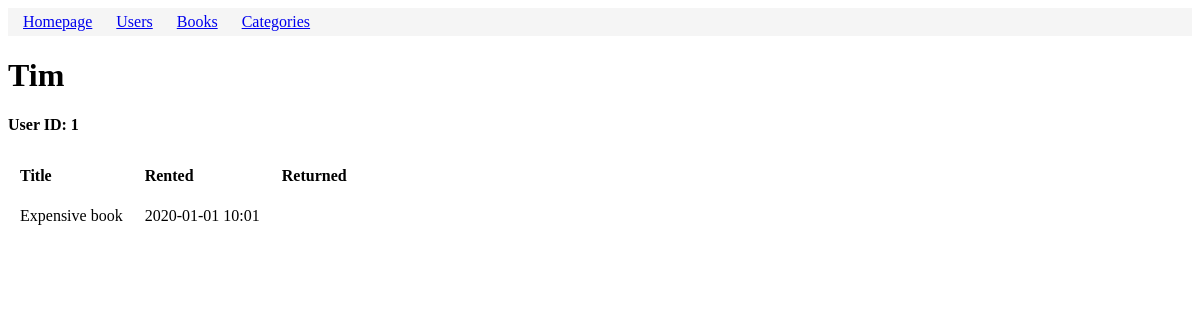
The page /user/1 on the database as committed earlier.
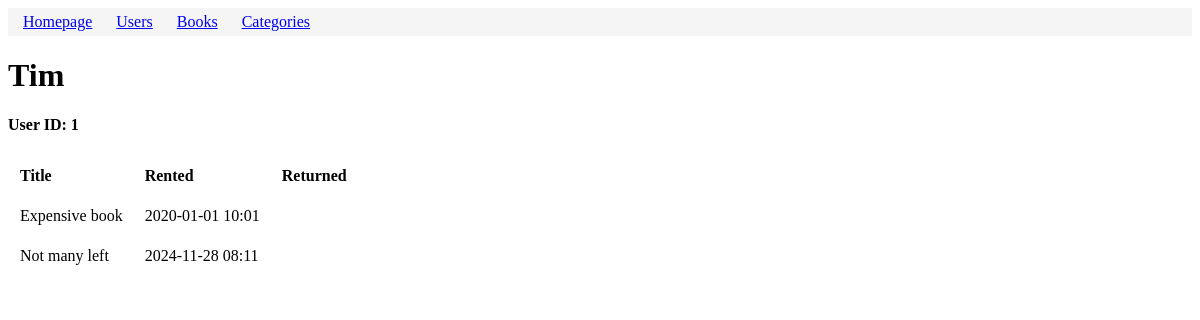
The same page on the database as committed later.
### models.py (models this page shows, shortened)
class BookRental(db.Model):
    id = mapped_column(Integer, primary_key=True)
    user_id = mapped_column(Integer, ForeignKey("user.id"))
    book_id = mapped_column(Integer, ForeignKey("book.id"))
    rented = mapped_column(DateTime(timezone=True), nullable=False)
    returned = mapped_column(DateTime(timezone=True), nullable=True)
    user = relationship("User", back_populates="rented")
    book = relationship("Book", back_populates="rentals")

class Book(db.Model):
    id = mapped_column(Integer, primary_key=True, autoincrement=True)
    title = mapped_column(String)
    price = mapped_column(DECIMAL(10, 2))
    available = mapped_column(Integer, default=0)
    rating = mapped_column(Integer)
    upc = mapped_column(String)
    url = mapped_column(String)
    category_id = mapped_column(Integer, ForeignKey("category.id"))
    category = relationship("Category", back_populates="books")
    rentals = relationship("BookRental", back_populates="book")

### app.py (the view)
@app.route("/user/<int:id>")
def user(id):
    statement = db.select(User).where(User.id == id)
    result = db.session.execute(statement).scalar()
    if not result:
        return f"USER ID:{id} NOT FOUND!", 404
    return render_template("user.html", result=result)

### templates/user.html (shortened to what this page needs)
{% extends "base.html" %}
{% block content %}
<h1>{{ result.name }}</h1>
<h4>User ID: {{ result.id }}</h4>
<table>
<tr>
    <th>Title</th>
    <th>Rented</th>
    <th>Returned</th>
</tr>
{% for rental in result.rented %}
<tr>
<td>{{ rental.book.title }}</td>
<td>{{ rental.rented.strftime("%Y-%m-%d %H:%m") }}</td>
<td></td>
</tr>
{% endfor %}
</table>
{% endblock %}

Rows that differ between the two databases and show on the page:
added BookRental: book "Not many left", rented "2024-11-28 08:11"
